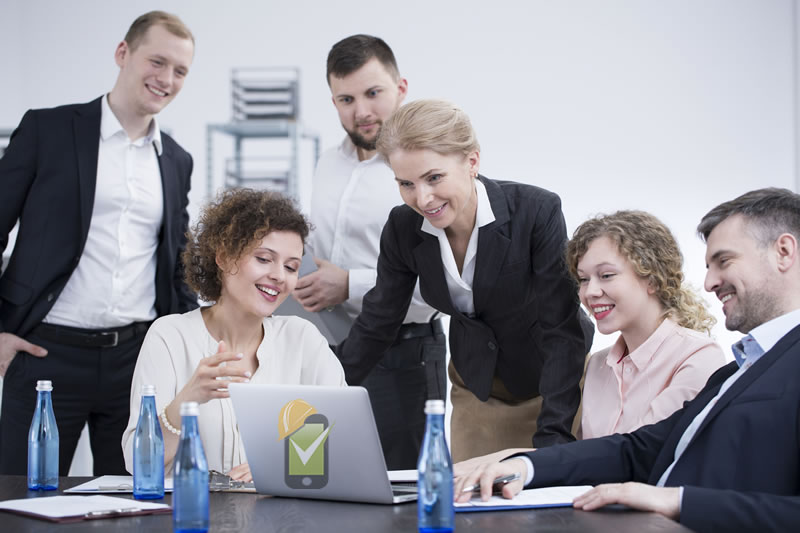
#> input picture Images/image000.jpg, 800 x 533 px
$ jupyter execute 'Laboratorio #22 - Guardar rostros identificados.ipynb'
#> lines starting #> are read from the running program, lines starting #| are printed output that depends on the picture; after the words box and inside, x2 and y2 are one past the last pixel; in counts of white or black regions, pixels touching at a corner belong together
[cell 1]
import cv2
faceClassif=cv2.CascadeClassifier("haarcascades/haarcascade_frontalface_default.xml")

[cell 2]
image=cv2.imread("Images/image000.jpg")
#> image is the input picture: shape (533, 800, 3); mean B, G, R 151.4, 143.5, 144.6
imageAux=image.copy()
gray=cv2.cvtColor(image,cv2.COLOR_BGR2GRAY)
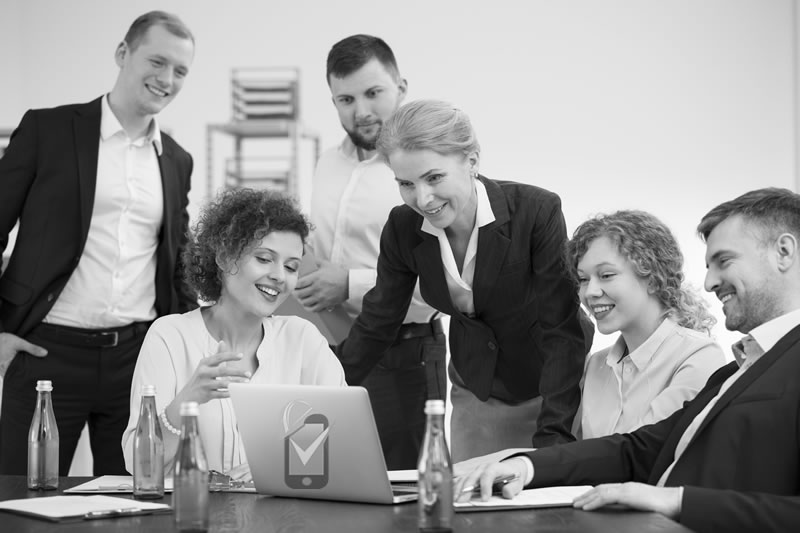
#> gray: shape (533, 800); min 0, max 255, mean 144.8
faces=faceClassif.detectMultiScale(gray,1.1,5)
#> faces = [[563, 245, 82, 82], [131, 40, 70, 70], [322, 67, 79, 79], [235, 229, 84, 84]]
count=0
for(x,y,w,h) in faces:
    cv2.rectangle(image,(x,y),(x+w,y+h),(128,0,255),2)
    rostro=imageAux[y:y+h,x:x+w]
    rostro=cv2.resize(rostro,(150,150),interpolation=cv2.INTER_CUBIC)
    cv2.imwrite("Images/rostro_{}.jpg".format(count),rostro)
    count=count+1
    cv2.imshow("rostro",rostro)
    cv2.imshow("images",image)
    cv2.waitKey(0)
#> this loop made 4 passes
#> pass 1, `rostro=imageAux[y:y+h,x:x+w]`:
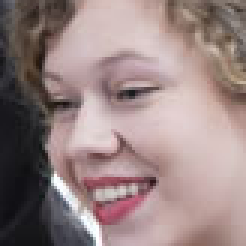
#> rostro: shape (82, 82, 3) (shown 3 times larger); mean B, G, R 130.5, 131.6, 151.7
#> pass 1, `rostro=cv2.resize(rostro,(150,150),interpolation=cv2.INTER_CUBIC)`:
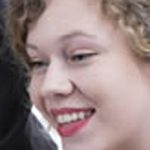
#> rostro: shape (150, 150, 3); mean B, G, R 130.4, 131.6, 151.7
#> pass 1, `cv2.imshow("images",image)`:
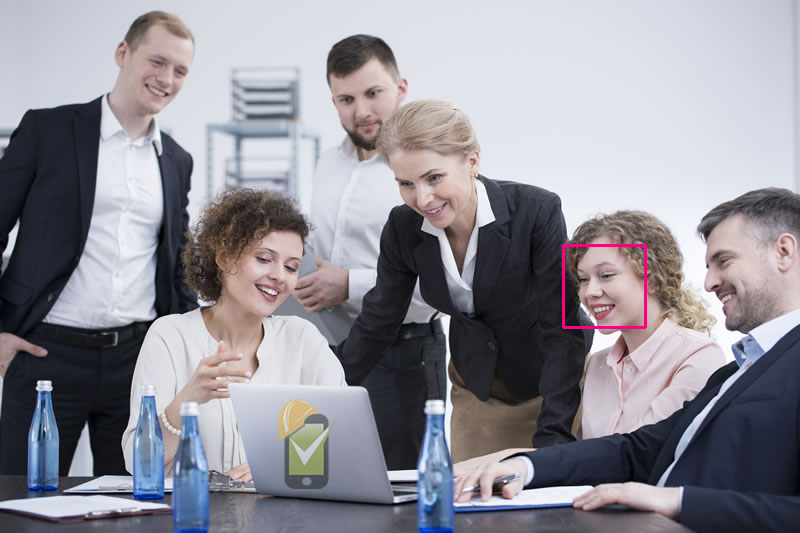
#> window 'images': shape (533, 800, 3); mean B, G, R 151.5, 143.3, 145
#> pass 2, `rostro=imageAux[y:y+h,x:x+w]`:
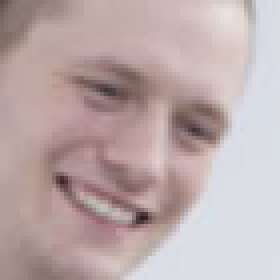
#> rostro: shape (70, 70, 3) (shown 4 times larger); mean B, G, R 170.8, 170.7, 188.4
#> after the loop:
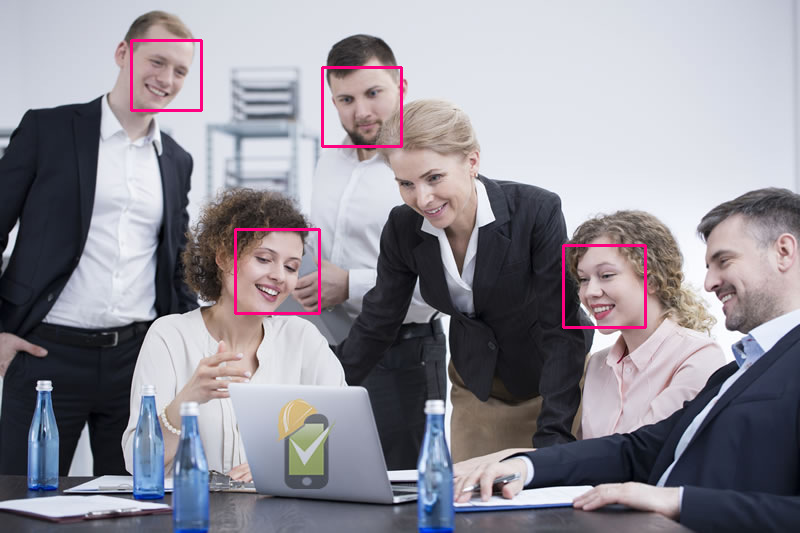
#> image: shape (533, 800, 3); 0.88% of pixels changed, all inside (x1, y1, x2, y2) = (130, 39, 647, 329)
#> after the loop, count = 4
cv2.destroyAllWindows()

$ run again, with Images/Nadia_Murad.jpg copied over Images/image000.jpg
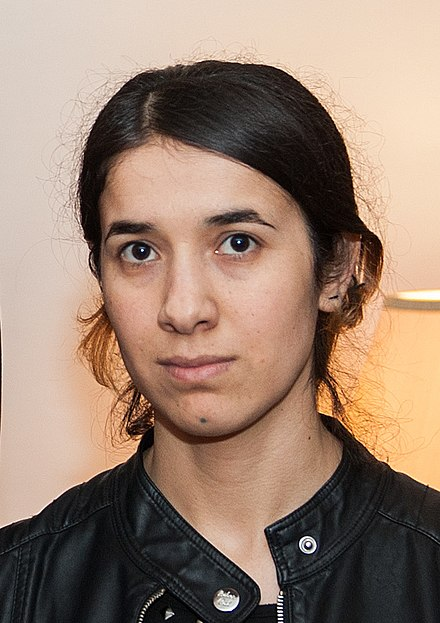
#> input picture Images/Nadia_Murad.jpg, 440 x 623 px
#> image is the input picture: shape (623, 440, 3); mean B, G, R 112.7, 129.2, 153.8
#> faces = [[55, 141, 276, 276]]
#> the loop `for(x,y,w,h) in faces:` made 1 pass
#> (x, y, w, h, count) on pass 1: (55, 141, 276, 276, 1)
#> pass 1, `rostro=cv2.resize(rostro,(150,150),interpolation=cv2.INTER_CUBIC)`:
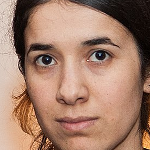
#> rostro: shape (150, 150, 3); mean B, G, R 107.3, 126.5, 163.7
#> pass 1, `cv2.imshow("images",image)`:
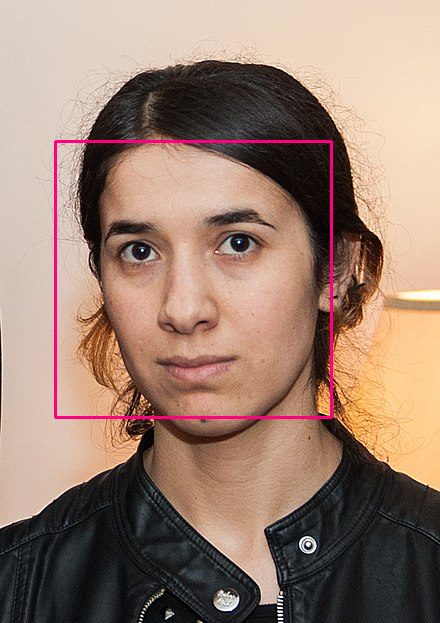
#> window 'images': shape (623, 440, 3); mean B, G, R 113.1, 127.9, 155.2
#> after the loop `for(x,y,w,h) in faces:`: count = 1
